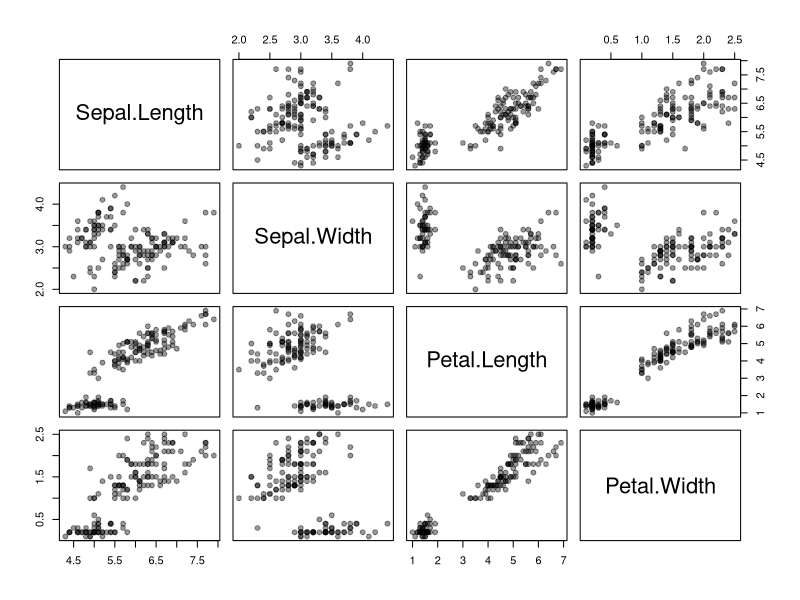

R code for this plot:
## ---- chunk 1
knitr::opts_chunk$set(fig.width=15, fig.height=8)
## ---- chunk 2
data(iris)

str(iris)
## ---- chunk 3
head(iris)
## ---- chunk 4
iris_raw <- iris[,-5]
## ---- chunk 5
pairs(iris_raw, pch=19, col = adjustcolor(1, 0.4))

## ---- chunk 6

## ---- chunk 7

## ---- chunk 8

